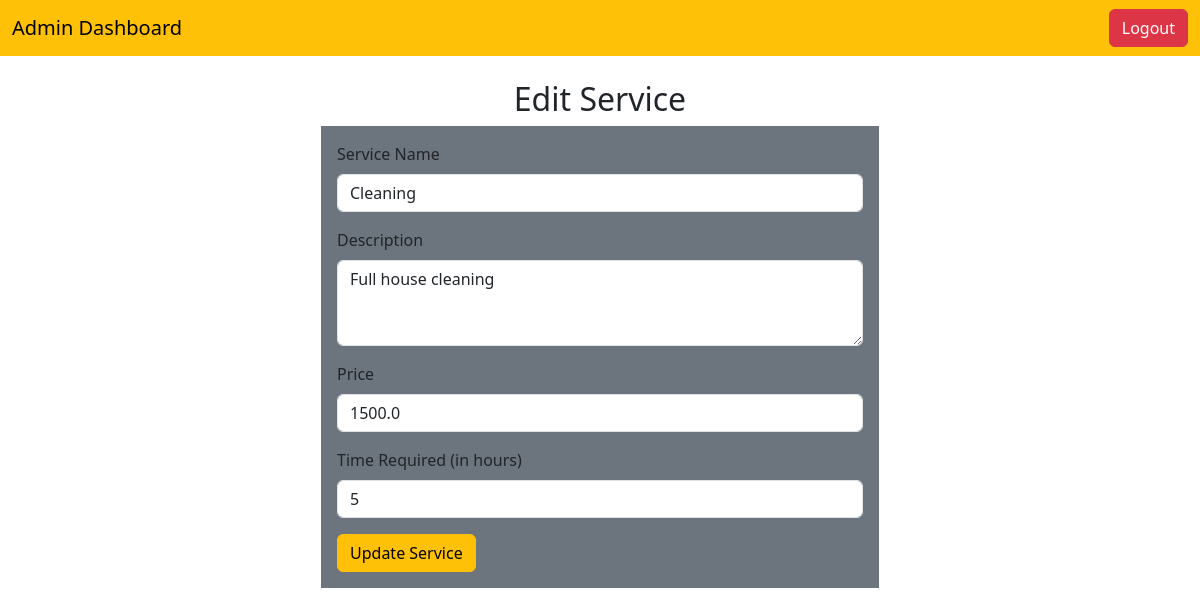
The app's page /services/edit/1 (signed in) with its own data.
### models.py (models this page shows)
class Service(db.Model):
    __tablename__ = 'services'
    id = db.Column(db.Integer, primary_key=True)
    name = db.Column(db.String(100), nullable=False)
    price = db.Column(db.Float, nullable=False)
    time_required = db.Column(db.String(50), nullable=False)
    description = db.Column(db.Text, nullable=False)
    professionals = db.relationship('Professional', backref='service', lazy=True, cascade="all, delete-orphan")
    service_requests = db.relationship('ServiceRequest', backref='service', lazy=True, cascade="all, delete-orphan")

### routes.py (the view, shortened to what this page needs)
@app.route('/services/edit/<int:service_id>', methods=['GET', 'POST'])
@role_required('admin')
def edit_service(service_id):
    service = Service.query.get_or_404(service_id)
    return render_template('edit_service.html', service=service)

### routes.py (called while the page is built)
def role_required(role):
    def decorator(func):
        @wraps(func)
        def decorated_view(*args, **kwargs):
            if 'user_id' not in session or session.get('role') != role:
                flash('You are not authorized to access this page.', 'error')
                return redirect(url_for('home'))
            return func(*args, **kwargs)
        return decorated_view
    return decorator

### templates/edit_service.html (shortened to what this page needs)
<!DOCTYPE html>
<html lang="en">
<head>
    <link href="https://cdn.jsdelivr.net/npm/bootstrap@5.3.0-alpha1/dist/css/bootstrap.min.css" rel="stylesheet">
</head>
<body>
    <nav class="navbar navbar-expand-lg navbar-warning bg-warning">
        <div class="container-fluid">
            <a class="navbar-brand" href="{{ url_for('admin_dashboard') }}">Admin Dashboard</a>
            <div class="d-flex">
                <a class="btn btn-danger" href="{{ url_for('logout') }}">Logout</a>
            </div>
        </div>
    </nav>
    <div class="container mt-4">
        <h2 class="text-center">Edit Service</h2>
        <div class="d-flex justify-content-center">
        <form action="{{ url_for('edit_service', service_id=service.id) }}" method="POST" class="w-50 bg-secondary p-3">
            <div class="mb-3">
                <label for="name" class="form-label">Service Name</label>
                <input type="text" class="form-control" id="name" name="name" value="{{ service.name }}" required>
            </div>
            <div class="mb-3">
                <label for="description" class="form-label">Description</label>
                <textarea class="form-control" id="description" name="description" rows="3" required>{{ service.description }}</textarea>
            </div>
            <div class="mb-3">
                <label for="price" class="form-label">Price</label>
                <input type="number" class="form-control" id="price" name="price" value="{{ service.price }}" required>
            </div>
            <div class="mb-3">
                <label for="time_required" class="form-label">Time Required (in hours)</label>
                <input type="number" class="form-control" id="time_required" name="time_required" value="{{ service.time_required }}" required>
            </div>
            <button type="submit" class="btn btn-warning">Update Service</button>
        </form>
        </div>
    </div>
</body>
</html>

### records on screen
Service: name "Cleaning", description "Full house cleaning", price "1500.0", time_required "5"
